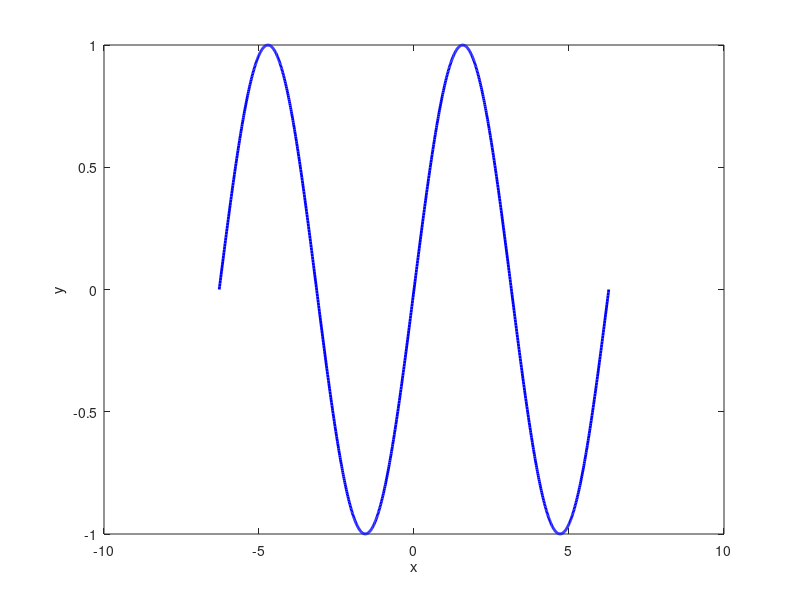

Reproduce this figure in MATLAB.
x = linspace(-2*pi, 2*pi, 1000);

y = sin(x);

plot(x, y, 'b', 'LineWidth', 2);

xlabel('x');
ylabel('y');
title=('sine graph');
